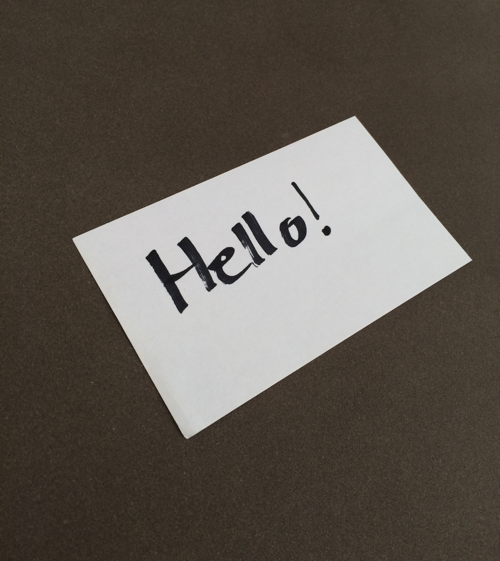
#> input picture CNNUtil/imutils/demo_images/notecard.png, 500 x 561 px
$ python perspective_transform.py
#> lines starting #> are read from the running program, lines starting #| are printed output that depends on the picture; after the words box and inside, x2 and y2 are one past the last pixel; in counts of white or black regions, pixels touching at a corner belong together
# author:	Adrian Rosebrock
# website:	http://www.pyimagesearch.com

# USAGE
# BE SURE TO INSTALL 'imutils' PRIOR TO EXECUTING THIS COMMAND
# python perspective_transform.py

# import the necessary packages
from imutils import perspective
import numpy as np
import cv2

# load the notecard code image, clone it, and initialize the 4 points
# that correspond to the 4 corners of the notecard
notecard = cv2.imread("../demo_images/notecard.png")
#> notecard is the input picture: shape (561, 500, 3); mean B, G, R 80.9, 88.6, 95.4
clone = notecard.copy()
pts = np.array([(73, 239), (356, 117), (475, 265), (187, 443)])

# loop over the points and draw them on the cloned image
for (x, y) in pts:
    cv2.circle(clone, (x, y), 5, (0, 255, 0), -1)
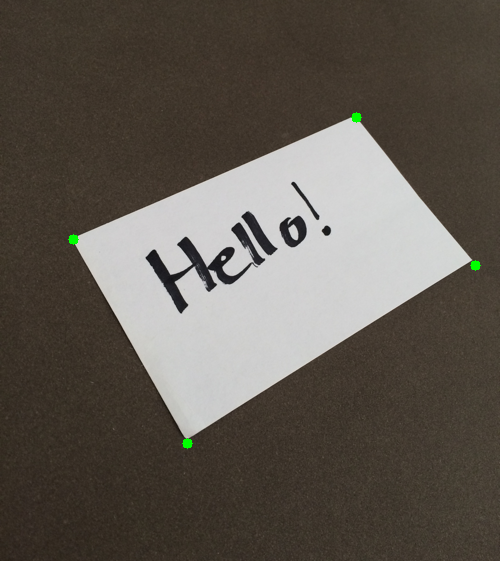
#> clone: shape (561, 500, 3); 0.12% of pixels changed, all inside (x1, y1, x2, y2) = (68, 112, 481, 449)

# apply the four point tranform to obtain a "birds eye view" of
# the notecard
warped = perspective.four_point_transform(notecard, pts)
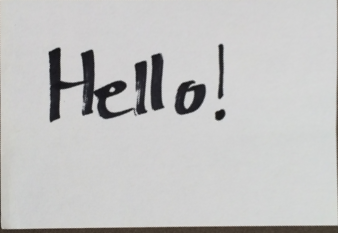
#> warped: shape (233, 338, 3); mean B, G, R 194.8, 195.3, 195.5

# show the original and warped test_data
cv2.imshow("Original", clone)
cv2.imshow("Warped", warped)
cv2.waitKey(0)
